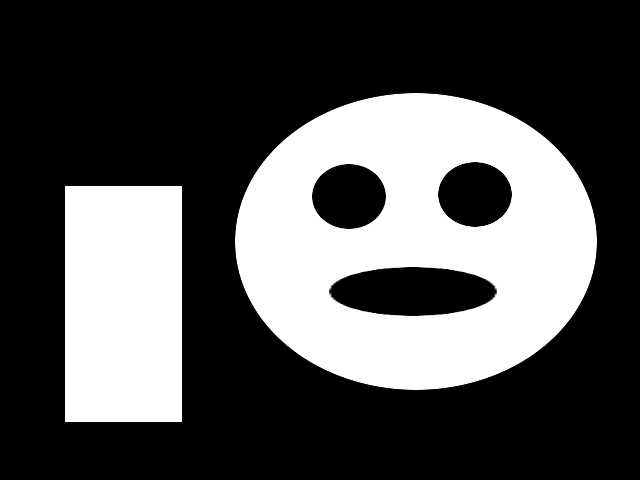
#> input picture SEM_2/MA/MALAB/BnW.png, 640 x 480 px
$ jupyter execute --allow-errors MMA_image_contours_segmentation.ipynb   (shell and % lines are left out)   (older library calls are emulated)
#> lines starting #> are read from the running program, lines starting #| are printed output that depends on the picture; after the words box and inside, x2 and y2 are one past the last pixel; in counts of white or black regions, pixels touching at a corner belong together
* Pixels store values. Values themselves are good features of an image—they can tell you about image statistics, but almost nothing more.
* Values group together according to image content—dark to light transitions form borders, and borders divide scenes into different objects.
* Borders connect together and reveal contours. Contours play an important role in many computer vision algorithms.
*  They help to find objects, to separate one instance of something from another, and finally, to understand the whole scene.

###Binarization of grayscale images using the Otsu algorithm

##Step1: Load the Dependencies

> This section loads some required libraries used in this notebook: **numpy**, **pandas**, **cv2**, **skimage**, **PIL**, **matplotlib**

*   [Numpy](https://www.numpy.org/) is an array manipulation library, used for linear algebra, Fourier transform, and random number capabilities.
*   [Pandas](https://pandas.pydata.org/) is a library for data manipulation and data analysis.
*   [CV2](https://opencv-python-tutroals.readthedocs.io/en/latest/py_tutorials/py_gui/py_image_display/py_image_display.html) is a library for computer vision tasks.
*   [Skimage](https://scikit-image.org/) is a library which supports image processing applications on python.
*   [Matplotlib](https://matplotlib.org/) is a library which generates figures and provides graphical user interface toolkit.

[cell 1]
#Library Import
import cv2
from google.colab.patches import cv2_imshow
import numpy as np
import matplotlib.pyplot as plt
import random

[cell 2]
#Read the test image:
image = cv2.imread('/content/Lenna.png', 0)
#> (the rest of this cell did not finish here and is left out)

#Estimate the threshold using Otsu's method:[Otsu's Method](https://learnopencv.com/otsu-thresholding-with-opencv/)

* Otsu’s Binarization is used to perform automatic image thresholding. So in simple words, it automatically calculates a threshold value from image histogram for a bimodal image.

* For this, **cv2.threshold()** function is used, but pass an extra flag, ***cv2.THRESH_OTSU***. For threshold value, simply pass zero. Then the algorithm finds the optimal threshold value and returns you as the second output, retVal. If Otsu thresholding is not used, retVal is same as the threshold value you used.

* Otsu's method estimates the threshold for grayscale images in such a way that after binarization and converting the original image to a binary mask, the total intra-class variance for two classes is minimal.

* Otsu's method can be used with the help of the cv2.threshold function, having specified the flag cv2.THRESH_OTSU.

```
 Syntax: cv2.threshold(source, thresholdValue, maxVal, thresholdingTechnique)
Parameters:
* source: Input Image array (must be in Grayscale).
* thresholdValue: Value of Threshold below and above which pixel values will change accordingly.
* maxVal: Maximum value that can be assigned to a pixel.
* thresholdingTechnique: The type of thresholding to be applied.
```

[cell 3]
# Otsu's thresholding
ret,img_otsu_binary = cv2.threshold(image,0,255,cv2.THRESH_BINARY+cv2.THRESH_OTSU)
#> ret = 0
print('Estimated threshold (Otsu):', ret)
#| Estimated threshold (Otsu): 0.0

[cell 4]
print('original image')
#> (the rest of this cell did not finish here and is left out)

### Finding external and internal contours in a binary image

* **Contours:** an outline representing or bounding the shape or form of something.

* A **contour line** indicates a curved line representing the boundary of the same values or the same intensities.

* Having contours extracted from a binary image gives you an alternative image representation and allows you to apply contour-specific image analysis methods.

# Difference between edges and contours?
* The concept of edges lies in a local range while the concept of contours is at the overall boundary of a figure.
* Edges are points whose values change significantly compared to their neighboring points.
* Contours, on the other hand, are closed curves which are obtained from edges and depicting a boundary of figures.

# Contours are extracted using the OpenCV function cv2.findContours. It supports different contour [contours](https://towardsdatascience.com/computer-vision-for-beginners-part-4-64a8d9856208)
extraction modes:
* cv2.RETR_EXTERNAL: For extracting only external contours
* cv2.RETR_CCOMP: For extracting both internal and external contours, and organizing them into a two-level
hierarchy
* cv2.RETR_TREE: For extracting both internal and external contours, and organizing them into a tree graph
* cv2.RETR_LIST: For extracting all contours without establishing any relationships

[cell 5]
# Load the test binary image:
image = cv2.imread('BnW.png', 0)
#> image is the input picture: shape (480, 640); min 0, max 255, mean 81.4
print('Shape:', image.shape)
#| Shape: (480, 640)
print('Data type:', image.dtype)
#| Data type: uint8
print('RGB Color Space')
plt.imshow(image)
plt.axis('off')
plt.show()

# Find the external and internal contours. Organize them into a two-level hierarchy:

* cv2.CHAIN_APPROX_SIMPLE :- returns only the endpoints that are necessary for drawing the contour line.

[cell 6]
contours, hierarchy = cv2.findContours(image, cv2.RETR_CCOMP, cv2.CHAIN_APPROX_SIMPLE)
#> contours = 5 contours; box (x1, y1, x2, y2) and area: (235, 93, 597, 390) 84420, (65, 186, 182, 422) 27260, (331, 267, 495, 316) 6252, (312, 164, 386, 229) 3750, (438, 162, 512, 227) 3750

[cell 7]
# Prepare the external contour binary mask:

image_external = np.zeros(image.shape, image.dtype)
for i in range(len(contours)):
    if hierarchy[0][i][3] == -1:
        cv2.drawContours(image_external, contours, i, 255, -1)
#> this loop made 5 passes
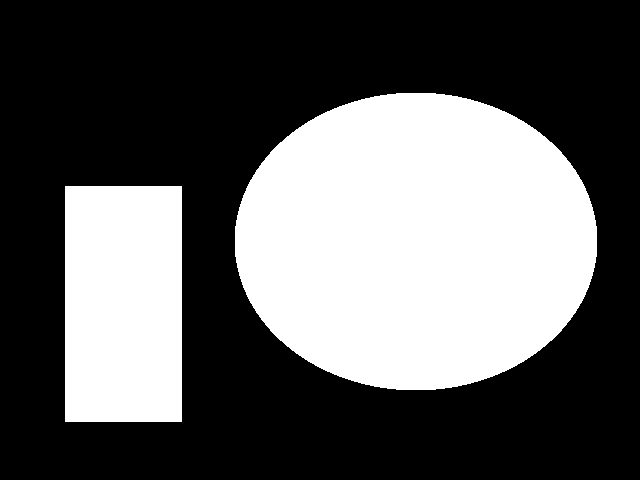
#> image_external: shape (480, 640); 36.6% white; 2 white regions, box (x1, y1, x2, y2) and area: (235, 93, 597, 390) 84890, (65, 186, 182, 422) 27612

[cell 8]
# Prepare the internal contour binary mask:

image_internal = np.zeros(image.shape, image.dtype)
for i in range(len(contours)):
    if hierarchy[0][i][3] != -1:
        cv2.drawContours(image_internal, contours, i, 255, -1)
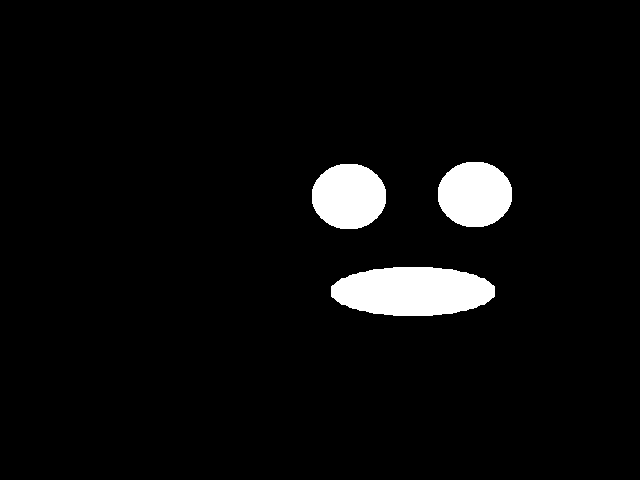
#> image_internal: shape (480, 640); 4.6% white; 3 white regions, box (x1, y1, x2, y2) and area: (331, 267, 495, 316) 6432, (438, 162, 512, 227) 3850, (312, 164, 386, 229) 3850

[cell 9]
#Visualize the results:

plt.figure(figsize=(10,3))
plt.subplot(131)
plt.axis('off')
plt.title('original')
plt.imshow(image, cmap='gray')
plt.subplot(132)
plt.axis('off')
plt.title('external')
plt.imshow(image_external, cmap='gray')
plt.subplot(133)
plt.axis('off')
plt.title('internal')
plt.imshow(image_internal, cmap='gray')
plt.tight_layout()
plt.show()
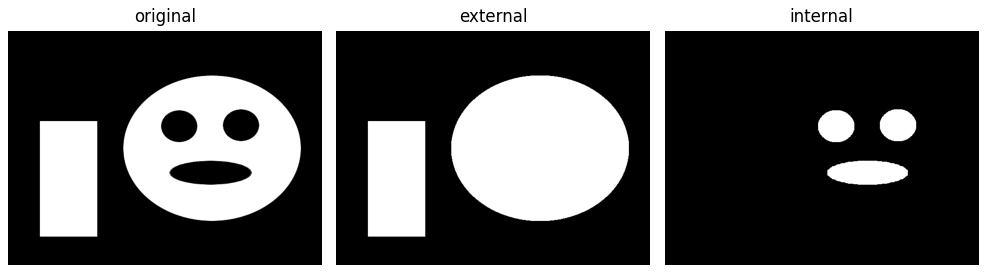
#> figure drawn by matplotlib, 3 panels

[cell 10]
print('original image')
cv2_imshow(image)

print('external')
cv2_imshow(image_external)

print('internal')
cv2_imshow(image_internal)

# Extracting connected components from a binary image

* Connected components in binary images are areas of non-zero values.
* Each element of each connected component is surrounded by at least one other element from the same component. And different components##
don't touch each other, there are zeros around each one.
* Connected component analysis can be an important part of image processing. Typically (and in OpenCV, it's a fact), finding connected components in an image is much faster than finding all contours.
* So, it's possible to quickly exclude all irrelevant parts of the image according to connected component features (such as area,
centroid location, and so on), to continue working with, remaining areas.

### ASSIGNMENT

### Fitting lines and circles into twodimensional point sets

* Many computer vision algorithms deal with points. They may be contour points, or key points, or something else.
* In some cases, we know that all of these points should lie on the same curve, with a known mathematical shape.
* The process of finding the parameters of the curve (in the case of noisy data) is called approximation.
* we're going to review two functions from OpenCV which find approximations for the ellipse and line for a set of points.

[cell 11]
#Create an image where we're going to draw and randomly generate parameters of the ellipse, such as half axes lengths and rotation angle:

img = np.full((512, 512, 3), 255, np.uint8)

axes = (int(256*random.uniform(0, 1)), int(256*random.uniform(0, 1)))
angle = int(180*random.uniform(0, 1))
center = (256, 256)

[cell 12]
# Generate points for the ellipse with found parameters, and add random noise to them:

pts = cv2.ellipse2Poly(center, axes, angle, 0, 360, 1)
#> pts = 361 pairs, first value 60 to 452, second value 41 to 471
pts += np.random.uniform(-10, 10, pts.shape).astype(np.int32)
#> pts = 361 pairs, first value 51 to 461, second value 35 to 479

[cell 13]
# Draw out the ellipse and generated points on the image, and display the image:

cv2.ellipse(img, center, axes, angle, 0, 360, (0, 255, 0), 3)
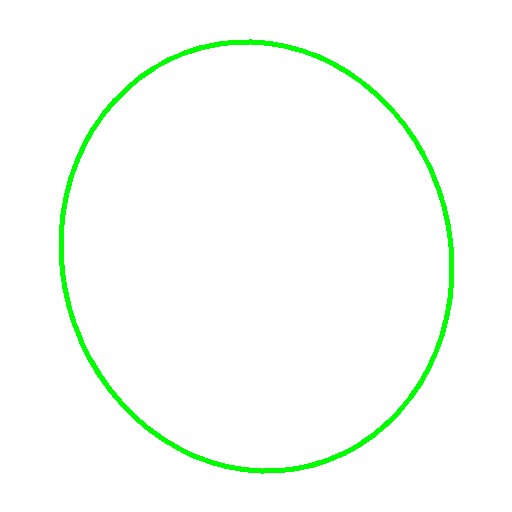
#> img: shape (512, 512, 3); mean of channels 0, 1, 2 248.7, 255, 248.7; drawn as B, G, R

for pt in pts:
    cv2.circle(img, (int(pt[0]), int(pt[1])), 3, (0, 0, 255))
#> this loop made 361 passes
#> pt on passes 1 to 3: [312, 469], [311, 465], [304, 468]
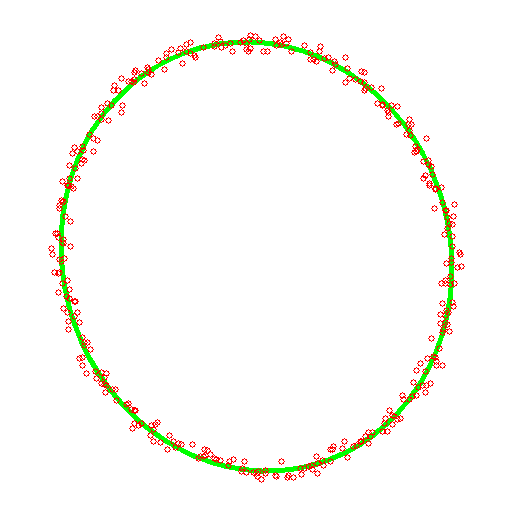
#> img: shape (512, 512, 3); 1.99% of pixels changed, all inside (x1, y1, x2, y2) = (48, 32, 465, 483); drawn as B, G, R

print('Fit ellipse image')
cv2_imshow(img)

[cell 14]
#Find the parameters of the ellipse which best fits our noisy points, draw the resulting ellipse on the image, and display it:

ellipse = cv2.fitEllipse(pts)
#> ellipse = ((255.8, 255.5), (388.4, 432.7), 164)
cv2.ellipse(img, ellipse, (0, 0, 0), 3)
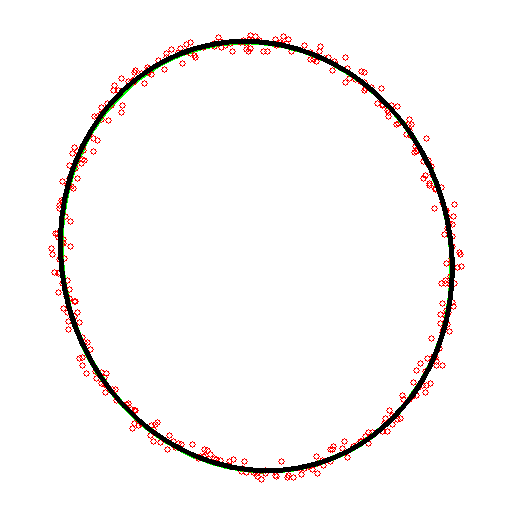
#> img: shape (512, 512, 3); 2.42% of pixels changed, all inside (x1, y1, x2, y2) = (58, 39, 455, 473); drawn as B, G, R

print('Fit ellipse image')
cv2_imshow(img)

[cell 15]
# Create a clear image, generate points for the y=x function, and add random noise to them:

img = np.full((512, 512, 3), 255, np.uint8)

pts = np.arange(512).reshape(-1, 1)
pts = np.hstack((pts, pts))
pts += np.random.uniform(-10, 10, pts.shape).astype(np.int32)

[cell 16]
# Draw the y=x function and generated points; then, display the image:

cv2.line(img, (0,0), (512, 512), (0, 255, 0), 3)
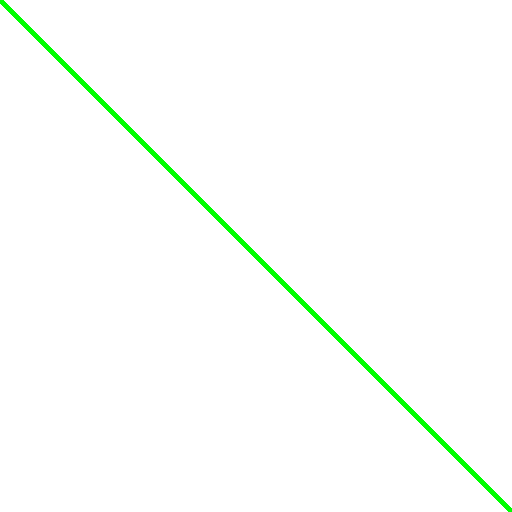
#> img: shape (512, 512, 3); mean of channels 0, 1, 2 251.5, 255, 251.5; drawn as B, G, R

for pt in pts:
  cv2.circle(img, (int(pt[0]), int(pt[1])), 3, (0, 0, 255))
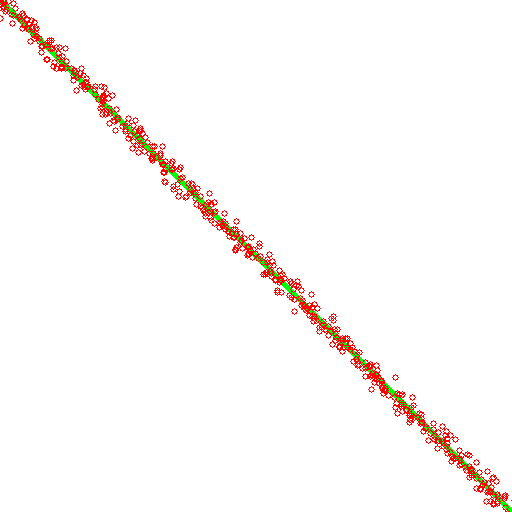
#> img: shape (512, 512, 3); 2.4% of pixels changed, all inside (x1, y1, x2, y2) = (0, 0, 512, 512); drawn as B, G, R

print('Fit Line Image')
cv2_imshow(img)

[cell 17]
# Find the parameters of the line for the noised points, draw the result, and display the image:

vx,vy,x,y = cv2.fitLine(pts, cv2.DIST_L2, 0, 0.01, 0.01)
#> vx = [0.707]; vy = [0.708]; x = [255.7]; y = [255.8]
y0 = int(y - x*vy/vx)
#> y0 = 0
y1 = int((512 - x)*vy/vx + y)
#> y1 = 512
cv2.line(img, (0, y0), (512, y1), (0, 0, 0), 3)
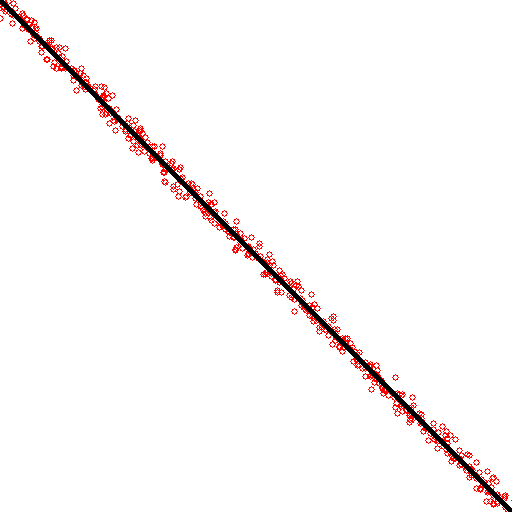
#> img: shape (512, 512, 3); 1.36% of pixels changed, all inside (x1, y1, x2, y2) = (0, 0, 512, 512); drawn as B, G, R

print('Fit Line Image')
cv2_imshow(img)


#cv2.fitLine( for function definition

### Working with curves - approximation, length, and area

* computing a curve's length and area, getting the convex hull, and checking whether a curve is convex or not.
* How to approximate the contour with a smaller number of points.
* All of these things can be useful when you're developing an algorithm based on contour handling.
* By finding different features of the contour, you can build heuristics to filter out false contours.

[cell 18]
# Load the test binary image:
#image = cv2.imread('/content/BnW.png', 0)
img = cv2.imread('/content/bw.png', cv2.IMREAD_GRAYSCALE)
#> (the rest of this cell did not finish here and is left out)

[cell 19]
# Find the contours of the loaded image, draw them, and show the result:

contours, hierarchy = cv2.findContours(img, cv2.RETR_TREE, cv2.CHAIN_APPROX_SIMPLE)
#> contours = []
#contours, hierarchy = cv2.findContours(im_bw, cv2.RETR_TREE, cv2.CHAIN_APPROX_SIMPLE)

#> (the rest of this cell did not finish here and is left out)

#> (a cell that did not finish here is left out)

#> (a cell that did not finish here is left out)

### What is a Convex Hull? [link](https://theailearner.com/2019/12/05/finding-convex-hull-opencv-python/#:~:text=1-,hull%20%3D%20cv2.,convex%20hull%20is%20oriented%20clockwise.)

* Any region/shape is said to be convex if the line joining any two points (selected from the region) is contained entirely in that region. Another way of saying this is, for a shape to be convex, all of its interior angles must be less than 180 degrees or all the vertices should open towards the center.

<p align="center">

</p>

#> (a cell that did not finish here is left out)

#> (a cell that did not finish here is left out)

### Applications:
* Collision detection or avoidance, Shape analysis and many more.

[cell 24]
import cv2
# Load the image
img1 = cv2.imread('/content/cars.jpg', cv2.IMREAD_GRAYSCALE)
# Convert it to greyscale
#img = cv2.cvtColor(img1, cv2.COLOR_BGR2GRAY)
# Threshold the image
ret, thresh = cv2.threshold(img1,50,255,0)
# Find the contours
contours, hierarchy = cv2.findContours(thresh, cv2.RETR_TREE, cv2.CHAIN_APPROX_SIMPLE)
# For each contour, find the convex hull and draw it
# on the original image.
for i in range(len(contours)):
    hull = cv2.convexHull(contours[i])
    cv2.drawContours(img1, [hull], -1, (255, 0, 0), 2)
#> this loop made 0 passes
# Display the final convex hull image
cv2_imshow(img1)

### Merging Two Images

[cell 25]
# Load the image
img = cv2.imread('/content/pineapple.jpg', 0)
#img = cv2.cvtColor(img, cv2.COLOR_BGR2RGB)
#> (the rest of this cell did not finish here and is left out)

 convert the image from grayscale to binary

[cell 26]
# Otsu's thresholding
ret,img_otsu_binary = cv2.threshold(img,0,255,cv2.THRESH_BINARY+cv2.THRESH_OTSU)
print('Estimated threshold (Otsu):', ret)
#| Estimated threshold (Otsu): 0.0

[cell 27]
print('original image')
cv2_imshow(img)

print('Otsu threshold')
cv2_imshow(img_otsu_binary)

[cell 28]
_, thresh = cv2.threshold(img_otsu_binary, 184, 255,cv2.THRESH_BINARY_INV)

[cell 29]
print('THRESH_BINARY_INV')
cv2_imshow(thresh)

[cell 30]
# Find the contour of the figure
contours, hierarchy = cv2.findContours(
                                   image = thresh,
                                   mode = cv2.RETR_TREE,
                                   method = cv2.CHAIN_APPROX_SIMPLE)

[cell 31]
# Sort the contours
contours = sorted(contours, key = cv2.contourArea, reverse = True)
# Draw the contour
#> (the rest of this cell did not finish here and is left out)

[cell 32]
#plt.imshow(img_copy)
print('Image with contour')
#> (the rest of this cell did not finish here and is left out)

## Drawbacks of Thresholding and Contour Detections:
* Not useful when extracting touching or overlapping objects in images.
* Ex: extract each individual coin from the image below.

 <p align="center">

</p>

[cell 33]
#Read the test image:
image = cv2.imread('/content/watershed_coins_01_contour.jpg', 0)
#> (the rest of this cell did not finish here and is left out)

[cell 34]
# Otsu's thresholding
ret,img_otsu_binary = cv2.threshold(image,0,255,cv2.THRESH_BINARY+cv2.THRESH_OTSU)
print('Estimated threshold (Otsu):', ret)
#| Estimated threshold (Otsu): 0.0


print('original image')
cv2_imshow(image)

print('Otsu threshold')
cv2_imshow(img_otsu_binary)

[cell 35]
# Find the contours of the loaded image, draw them, and show the result:

contours, hierarchy = cv2.findContours(img_otsu_binary, cv2.RETR_EXTERNAL, cv2.CHAIN_APPROX_SIMPLE)
#contours, hierarchy = cv2.findContours(im_bw, cv2.RETR_TREE, cv2.CHAIN_APPROX_SIMPLE)


# loop over the contours
for (i, c) in enumerate(contours):
	# draw the contour
	((x, y), _) = cv2.minEnclosingCircle(c)
	cv2.putText(img_otsu_binary, "#{}".format(i + 1), (int(x) - 10, int(y)),
		cv2.FONT_HERSHEY_SIMPLEX, 0.6, (0, 0, 255), 2)
	cv2.drawContours(img_otsu_binary, [c], -1, (0, 255, 0), 2)


print('Number of Coins using - Thresholding and Contour Detections ')
cv2_imshow(img_otsu_binary)
